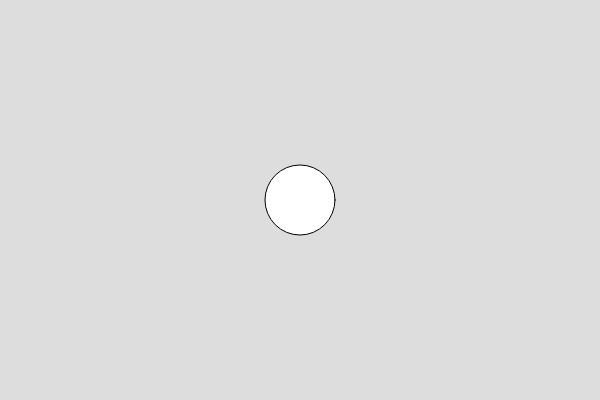
Frame 1 (no input)
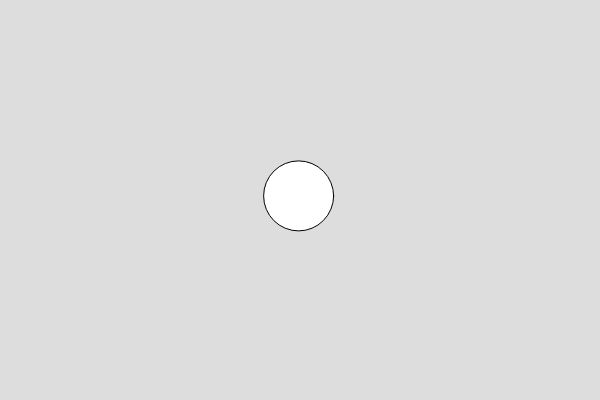
Frame 60 (no input)
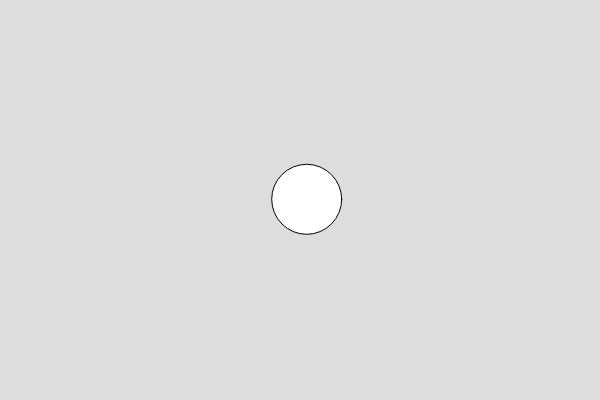
Frame 120 (the mouse pressed at the canvas centre since frame 60)

The p5.js sketch that drew these frames (run headless with seeded random() and noise() and a simulated clock; from frame 60 on, the mouse is pressed at the canvas centre):

// p5.js sketch
// ── sketch.js
//step 1: define variables
var x;
var y;
var r = 70;

function setup() {
	createCanvas(600, 400);

	//step 2: declare variable values
	/*	you cannot use 'width' and 'height' until 
	 	AFTER you have created a canvas */
	x = width/2;
	y = height/2;
}

function draw() {
	background('#ddd');
	//draw ellipse based on variables I made up
	ellipse(x, y, r, r);

	/* 	each time draw runs, add a random 
		value between -2 and 2 to my x and y values */
	x = x + random(-2, 2);
	y = y + random(-2, 2);
}
